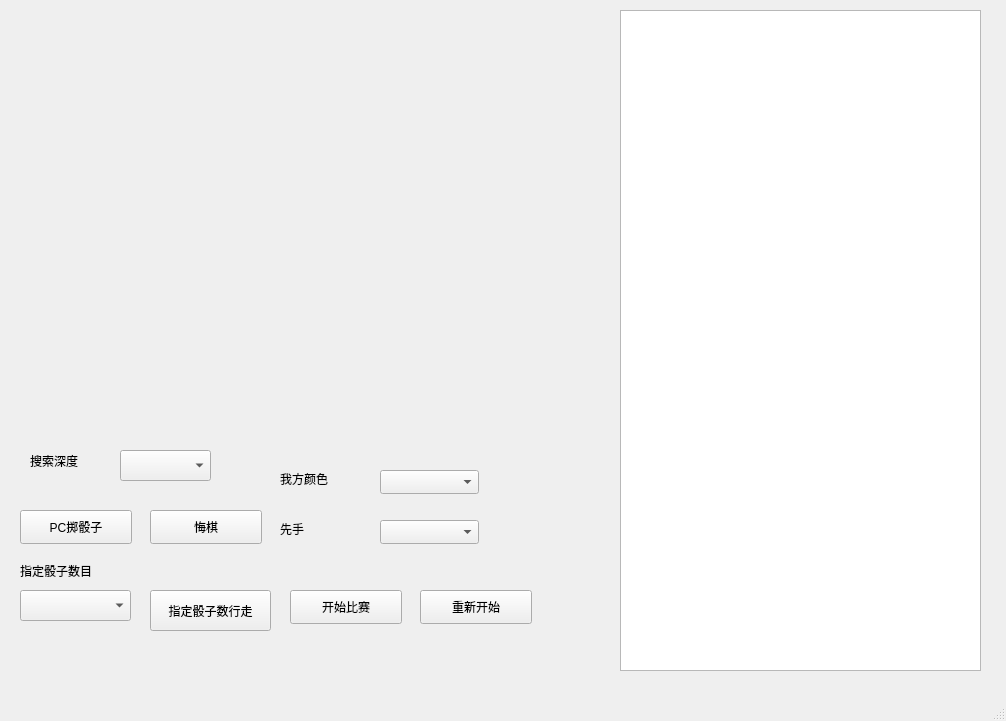
<?xml version="1.0" encoding="UTF-8"?>
<ui version="4.0">
 <class>MainWindow</class>
 <widget class="QMainWindow" name="MainWindow">
  <property name="geometry">
   <rect>
    <x>0</x>
    <y>0</y>
    <width>1006</width>
    <height>721</height>
   </rect>
  </property>
  <property name="windowTitle">
   <string>MainWindow</string>
  </property>
  <widget class="QWidget" name="centralwidget">
   <widget class="QWidget" name="verticalLayoutWidget">
    <property name="geometry">
     <rect>
      <x>0</x>
      <y>0</y>
      <width>481</width>
      <height>421</height>
     </rect>
    </property>
    <layout class="QVBoxLayout" name="verticalLayout"/>
   </widget>
   <widget class="QWidget" name="verticalLayoutWidget_2">
    <property name="geometry">
     <rect>
      <x>620</x>
      <y>10</y>
      <width>361</width>
      <height>661</height>
     </rect>
    </property>
    <layout class="QVBoxLayout" name="verticalLayout_2">
     <item>
      <widget class="QTextEdit" name="boardStatusBar">
       <property name="readOnly">
        <bool>true</bool>
       </property>
      </widget>
     </item>
    </layout>
   </widget>
   <widget class="QPushButton" name="backButton">
    <property name="geometry">
     <rect>
      <x>150</x>
      <y>510</y>
      <width>112</width>
      <height>34</height>
     </rect>
    </property>
    <property name="text">
     <string>悔棋</string>
    </property>
   </widget>
   <widget class="QLabel" name="label">
    <property name="geometry">
     <rect>
      <x>30</x>
      <y>440</y>
      <width>111</width>
      <height>41</height>
     </rect>
    </property>
    <property name="text">
     <string>搜索深度</string>
    </property>
   </widget>
   <widget class="QComboBox" name="searchDeepCombBox">
    <property name="geometry">
     <rect>
      <x>120</x>
      <y>450</y>
      <width>91</width>
      <height>31</height>
     </rect>
    </property>
   </widget>
   <widget class="QPushButton" name="diceButton">
    <property name="geometry">
     <rect>
      <x>20</x>
      <y>510</y>
      <width>112</width>
      <height>34</height>
     </rect>
    </property>
    <property name="text">
     <string>PC掷骰子</string>
    </property>
   </widget>
   <widget class="QPushButton" name="startMatchButton">
    <property name="geometry">
     <rect>
      <x>290</x>
      <y>590</y>
      <width>112</width>
      <height>34</height>
     </rect>
    </property>
    <property name="text">
     <string>开始比赛</string>
    </property>
   </widget>
   <widget class="QLabel" name="label_2">
    <property name="geometry">
     <rect>
      <x>280</x>
      <y>470</y>
      <width>81</width>
      <height>18</height>
     </rect>
    </property>
    <property name="text">
     <string>我方颜色</string>
    </property>
   </widget>
   <widget class="QComboBox" name="setOurColorComboBox">
    <property name="geometry">
     <rect>
      <x>380</x>
      <y>470</y>
      <width>99</width>
      <height>24</height>
     </rect>
    </property>
   </widget>
   <widget class="QLabel" name="label_3">
    <property name="geometry">
     <rect>
      <x>280</x>
      <y>520</y>
      <width>81</width>
      <height>18</height>
     </rect>
    </property>
    <property name="text">
     <string>先手</string>
    </property>
   </widget>
   <widget class="QComboBox" name="setSenteComboBox">
    <property name="geometry">
     <rect>
      <x>380</x>
      <y>520</y>
      <width>99</width>
      <height>24</height>
     </rect>
    </property>
   </widget>
   <widget class="QPushButton" name="replayMatchButton">
    <property name="geometry">
     <rect>
      <x>420</x>
      <y>590</y>
      <width>112</width>
      <height>34</height>
     </rect>
    </property>
    <property name="text">
     <string>重新开始</string>
    </property>
   </widget>
   <widget class="QPushButton" name="useGivenDiceButton">
    <property name="geometry">
     <rect>
      <x>150</x>
      <y>590</y>
      <width>121</width>
      <height>41</height>
     </rect>
    </property>
    <property name="text">
     <string>指定骰子数行走</string>
    </property>
   </widget>
   <widget class="QComboBox" name="setDiceComboBox">
    <property name="geometry">
     <rect>
      <x>20</x>
      <y>590</y>
      <width>111</width>
      <height>31</height>
     </rect>
    </property>
   </widget>
   <widget class="QLabel" name="label_4">
    <property name="geometry">
     <rect>
      <x>20</x>
      <y>560</y>
      <width>101</width>
      <height>21</height>
     </rect>
    </property>
    <property name="text">
     <string>指定骰子数目</string>
    </property>
   </widget>
  </widget>
  <widget class="QMenuBar" name="menubar">
   <property name="geometry">
    <rect>
     <x>0</x>
     <y>0</y>
     <width>1006</width>
     <height>26</height>
    </rect>
   </property>
  </widget>
  <widget class="QStatusBar" name="statusbar"/>
 </widget>
 <resources/>
 <connections/>
</ui>
